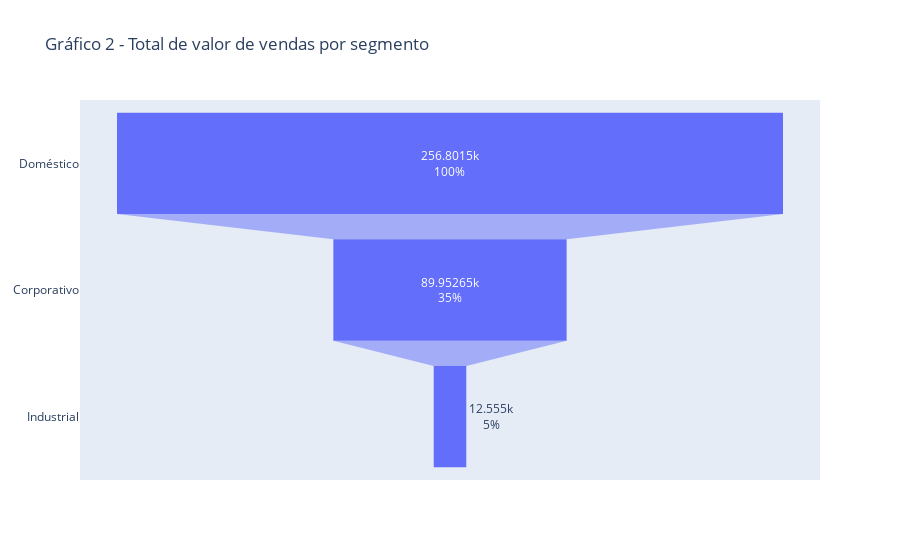

Notebook source saved alongside this figure:
### Code cell
fig2 = go.Figure(go.Funnel(
    y = ["Doméstico","Corporativo", "Industrial"],
    x = [256801.46, 89952.65, 12555.00],
    textinfo = "value+percent initial"
))
fig2.update_layout(title="Gráfico 2 - Total de valor de vendas por segmento")
fig2.show()

### Figure 1 — Plotly figure (JSON) as saved in the notebook; plotly's stock layout.template omitted (floating-point values rounded to 4 significant figures)
{"data": [{"textinfo": "value+percent initial", "type": "funnel", "x": [256800.0, 89950.0, 12555], "y": ["Doméstico", "Corporativo", "Industrial"]}], "layout": {"title": {"text": "Gráfico 2 - Total de valor de vendas por segmento"}}}
